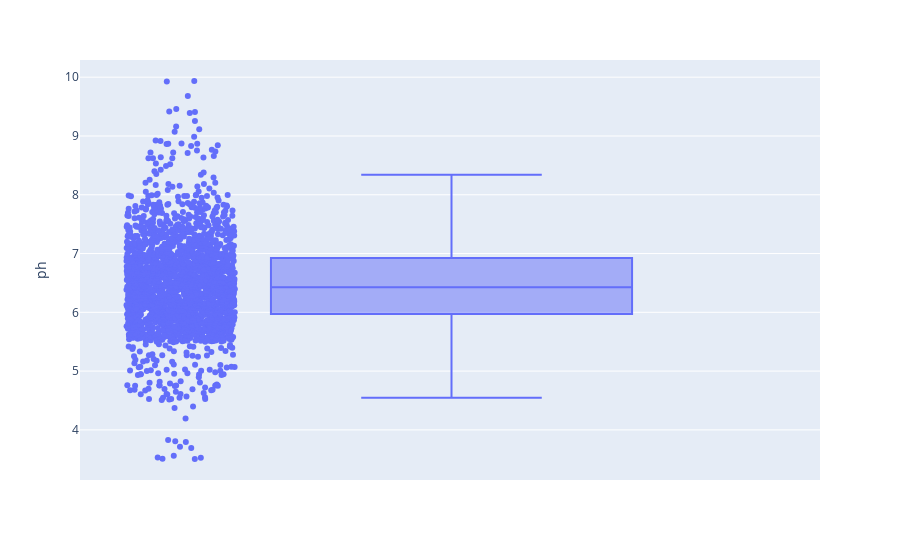

Source (notebook cell):
### Code cell
fig = px.box(data,y="ph",points="all")
fig.show()

### Figure 1 — Plotly figure (JSON) as saved in the notebook; plotly's stock layout.template omitted (floating-point values rounded to 4 significant figures; data arrays with more than 128 entries replaced by an {"elided": "..."} marker saying what was removed)
{"data": [{"alignmentgroup": "True", "boxpoints": "all", "hovertemplate": "ph=%{y}<extra></extra>", "legendgroup": "", "marker": {"color": "#636efa"}, "name": "", "notched": false, "offsetgroup": "", "orientation": "v", "showlegend": false, "type": "box", "x0": " ", "xaxis": "x", "y": {"elided": "2200 float values"}, "y0": " ", "yaxis": "y"}], "layout": {"boxmode": "group", "legend": {"tracegroupgap": 0}, "margin": {"t": 60}, "xaxis": {"anchor": "y", "domain": [0, 1]}, "yaxis": {"anchor": "x", "domain": [0, 1], "title": {"text": "ph"}}}}
